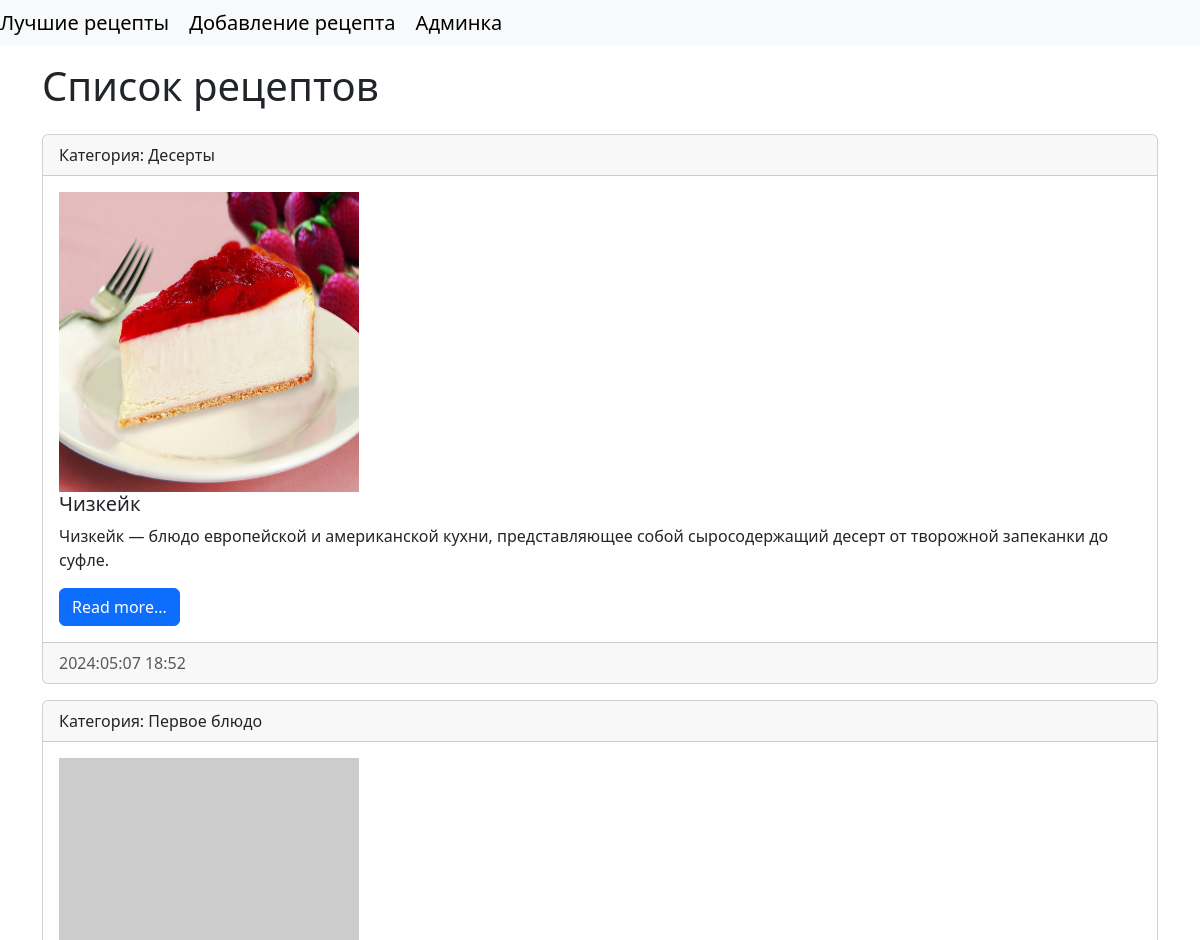
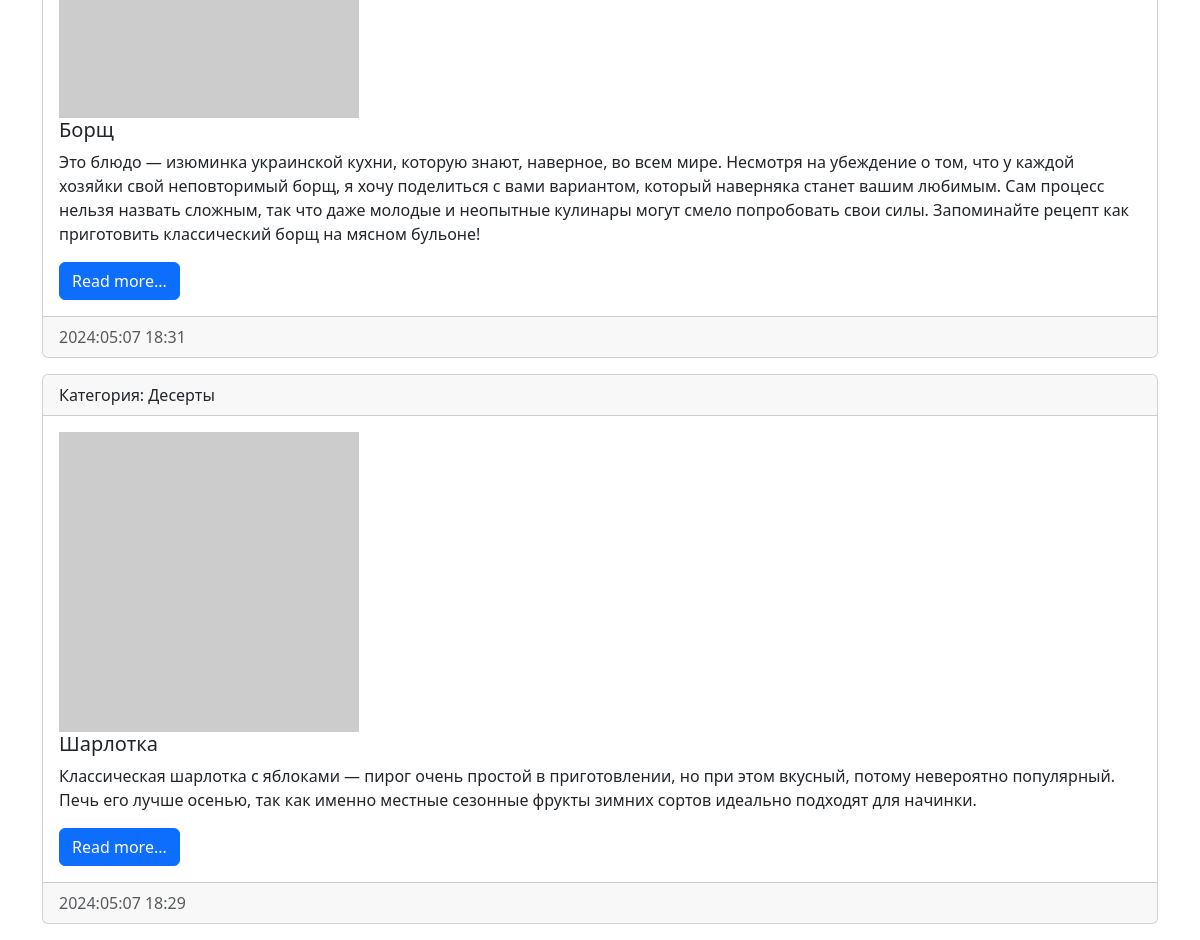
/rec/, run on the app's committed database (2 pictures, top to bottom).
### core/models.py (models this page shows, shortened)
class Recipes(models.Model):
    title = models.CharField(max_length=100, verbose_name='Название')
    ingredients = models.TextField(max_length=500, verbose_name='Ингредиенты')
    description = models.TextField(max_length=500, verbose_name='Описание')
    image = models.ImageField(upload_to='photos/%Y/%m/%d', verbose_name='Изображение', blank=True, null=True)
    updated_at = models.DateTimeField(auto_now=True, verbose_name='Дата публикации')
    created_at = models.DateTimeField(auto_now_add=True, verbose_name='Дата публикации')
    is_published = models.BooleanField(default=True, verbose_name='Опубликовано')
    category = models.ForeignKey('Category', on_delete=models.CASCADE, verbose_name='Категория', null=True)
    class Meta:
        verbose_name = 'Рецепт'
        verbose_name_plural = 'Рецепты'
        ordering = ['-created_at']

class Category(models.Model):
    title = models.CharField(max_length=150, db_index=True, verbose_name='Наименование категории')
    def __str__(self):
        return self.title
    class Meta:
        verbose_name = 'Категория'
        verbose_name_plural = 'Категории'
        ordering = ['title']

### core/views.py (the view)
# urls.py: path('rec/', views.index),
def index(request):
    res = models.Recipes.objects.all()
    return render(request, template_name='core/index.html', context={'res': res, 'title': 'Список рецептов'})

### core/templates/core/index.html (shortened to what this page needs)
<!doctype html>
<html lang="en">
<head>
    <link href="https://cdn.jsdelivr.net/npm/bootstrap@5.3.3/dist/css/bootstrap.min.css" rel="stylesheet"
>
</head>
<body>
<nav class="navbar navbar-expand-lg bg-body-tertiary">
    <div class="">
        <a class="navbar-brand" href="#">Лучшие рецепты</a>
        <a class="navbar-brand" href="#">Добавление рецепта</a>
        <a class="navbar-brand" href="#">Админка</a>
    </div>
</nav>
<div class="container mt-3">
    <h1>{{ title }}</h1>
    <div class="row">
        <div class="col-md-12">
            {% for item in res %}
            <div class="card mt-3 mb-3">
                <div class="card-header">
                    Категория: {{item.category}}
                </div>
                <div class="card-body">
                    <div class="media">
                    {% if item.image %}
                        <img src={{item.image.url}} alt="" width="300" height="300">
                    {% else %}
                        <img src="https://loremflickr.com/300/300" alt="">
                    {% endif %}
                    </div>
                    <h5 class="card-title">{{ item.title }}</h5>
                    <p class="card-text">{{ item.description }}</p>
                    <a href="#" class="btn btn-primary">Read more...</a>
                </div>
                <div class="card-footer text-body-secondary">
                    {{ item.created_at|date:"Y:m:d H:i" }}
                </div>
            </div>
            {% endfor %}
        </div>
    </div>
</div>
</body>
</html>

### data on the page
Recipes: category "Десерты", image (picture), title "Чизкейк", description "Чизкейк — блюдо европейской и американской кухни, представляющее собой сыросодержащий десерт от творожной запеканки до суфле.", created_at "2024:05:07 18:52"
Recipes: category "Первое блюдо", title "Борщ", description "Это блюдо — изюминка украинской кухни, которую знают, наверное, во всем мире. Несмотря на убеждение о том, что у каждой хозяйки свой неповторимый борщ, я хочу поделиться с вами вариантом, который наверняка станет вашим любимым. Сам процесс нельзя назвать сложным, так что даже молодые и неопытные кулинары могут смело попробовать свои силы. Запоминайте рецепт как приготовить классический борщ на мясном бульоне!", created_at "2024:05:07 18:31"
Recipes: category "Десерты", title "Шарлотка", description "Классическая шарлотка с яблоками — пирог очень простой в приготовлении, но при этом вкусный, потому невероятно популярный. Печь его лучше осенью, так как именно местные сезонные фрукты зимних сортов идеально подходят для начинки.", created_at "2024:05:07 18:29"

### other printed values
{{ title }} "Список рецептов"
